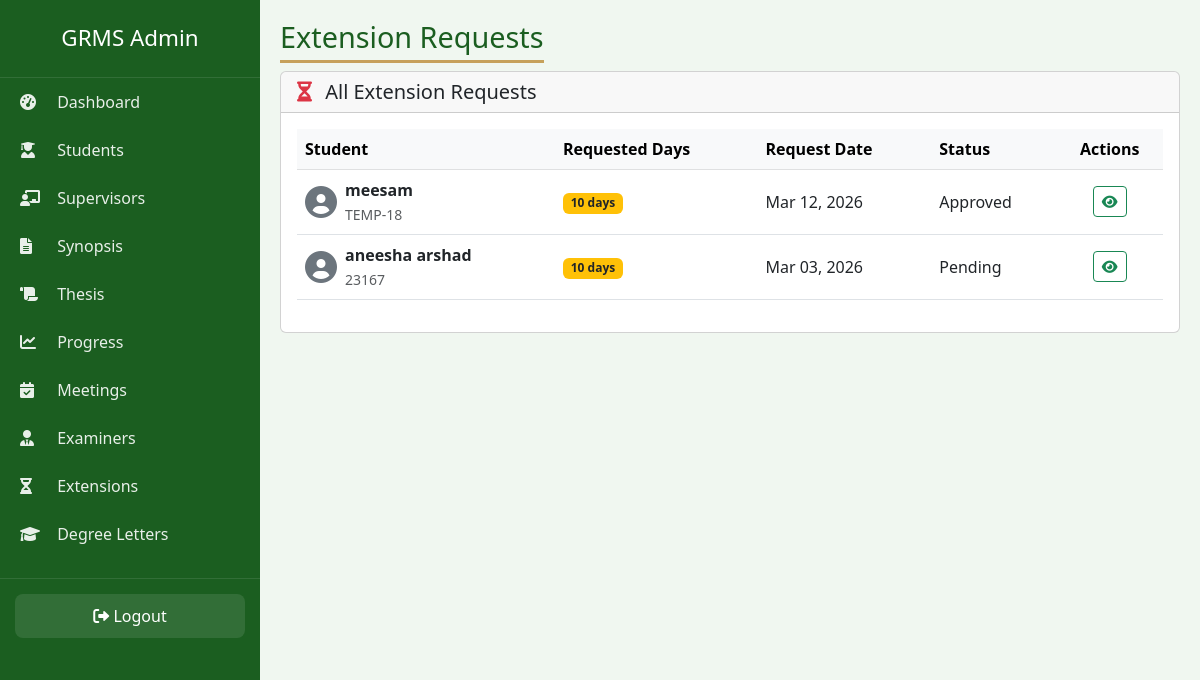
Page /admin-panel-2026-secure/extensions/ (signed in) on the committed database.
### accounts/models.py (models this page shows, shortened)
class ExtensionCase(models.Model):
    EXTENSION_STATUS = (
        ('Pending', 'Pending'),
        ('Approved', 'Approved'),
        ('Rejected', 'Rejected'),
    )
    student = models.ForeignKey(Student, on_delete=models.CASCADE, related_name='extensions')
    reason = models.TextField()
    requested_duration = models.IntegerField(help_text="Duration in days")
    status = models.CharField(max_length=20, choices=EXTENSION_STATUS, default='Pending')
    supporting_document = models.FileField(upload_to='research/extensions/', blank=True, null=True)
    request_date = models.DateTimeField(auto_now_add=True)
    approval_date = models.DateField(blank=True, null=True)
    remarks = models.TextField(blank=True, null=True)   # supervisor's remarks when rejecting/approving

class Student(models.Model):
    ENROLLMENT_STATUS = (
        ('Active', 'Active'),
        ('Inactive', 'Inactive'),
        ('Completed', 'Completed'),
        ('Withdrawn', 'Withdrawn'),
    )
    user = models.OneToOneField(User, on_delete=models.CASCADE, related_name='student_profile')
    registration_no = models.CharField(max_length=30, unique=True)
    department = models.CharField(max_length=100)
    session = models.CharField(max_length=20)
    program = models.CharField(max_length=50)
    enrollment_status = models.CharField(max_length=20, choices=ENROLLMENT_STATUS, default='Active')
    admission_date = models.DateField(default=timezone.now)
    supervisor = models.ForeignKey('Supervisor', on_delete=models.SET_NULL, null=True, blank=True, related_name='students')

### accounts/views.py (the view)
# urls.py: path('admin-panel-2026-secure/extensions/', views.admin_extension_list, name='admin_extension_list'),
@login_required
@user_passes_test(is_admin)
def admin_extension_list(request):
    extensions = ExtensionCase.objects.select_related('student').all().order_by('-request_date')
    return render(request, 'admin/extension/list.html', {'extensions': extensions})

### accounts/views.py (called while the page is built)
def is_admin(user):
    return user.is_superuser or user.groups.filter(name='Admin').exists()

### templates/admin/extension/list.html (shortened to what this page needs)
{% extends 'admin/base.html' %}
{% load static %}
{% block page_title %}Extension Requests{% endblock %}
{% block content %}
<div class="card">
    <div class="card-header">
        <h5 class="mb-0">
            <i class="fas fa-hourglass-half text-danger me-2"></i>
            All Extension Requests
        </h5>
    </div>
    <div class="card-body">
        <div class="table-responsive">
            <table class="table table-hover align-middle">
                <thead class="table-light">
                    <tr>
                        <th>Student</th>
                        <th>Requested Days</th>
                        <th>Request Date</th>
                        <th>Status</th>
                        <th class="text-center">Actions</th>
                    </tr>
                </thead>
                <tbody>
                    {% for ext in extensions %}
                    <tr>
                        <td>
                            <div class="d-flex align-items-center">
                                <i class="fas fa-user-circle fa-2x text-secondary me-2"></i>
                                <div>
                                    <strong>{{ ext.student.user.get_full_name }}</strong><br>
                                    <small class="text-muted">{{ ext.student.registration_no }}</small>
                                </div>
                            </div>
                        </td>
                        <td><span class="badge bg-warning text-dark">{{ ext.requested_duration }} days</span></td>
                        <td>{{ ext.request_date|date:"M d, Y" }}</td>
                        <td>
                            <span class="status-badge
                                {% if ext.status == 'Approved' %}badge-approved
                                {% elif ext.status == 'Pending' %}badge-pending
                                {% else %}badge-rejected{% endif %}">
                                {{ ext.status }}
                            </span>
                        </td>
                        <td class="text-center">
                            <a href="{% url 'admin_extension_detail' ext.id %}" class="btn btn-outline-success btn-sm" title="View">
                                <i class="fas fa-eye"></i>
                            </a>
                        </td>
                    </tr>
                    {% endfor %}
                </tbody>
            </table>
        </div>
    </div>
</div>
{% endblock %}

### templates/admin/base.html (style rules this page uses)
* { margin:0;padding:0;box-sizing:border-box; }
body { background:#f0f7f0;font-family:'Segoe UI',sans-serif; }

### rows in the picture
ExtensionCase: student.user.get_full_name "meesam", student.registration_no "TEMP-18", requested_duration "10", request_date "Mar 12, 2026", status "Approved"
ExtensionCase: student.user.get_full_name "aneesha arshad", student.registration_no "23167", requested_duration "10", request_date "Mar 03, 2026", status "Pending"
